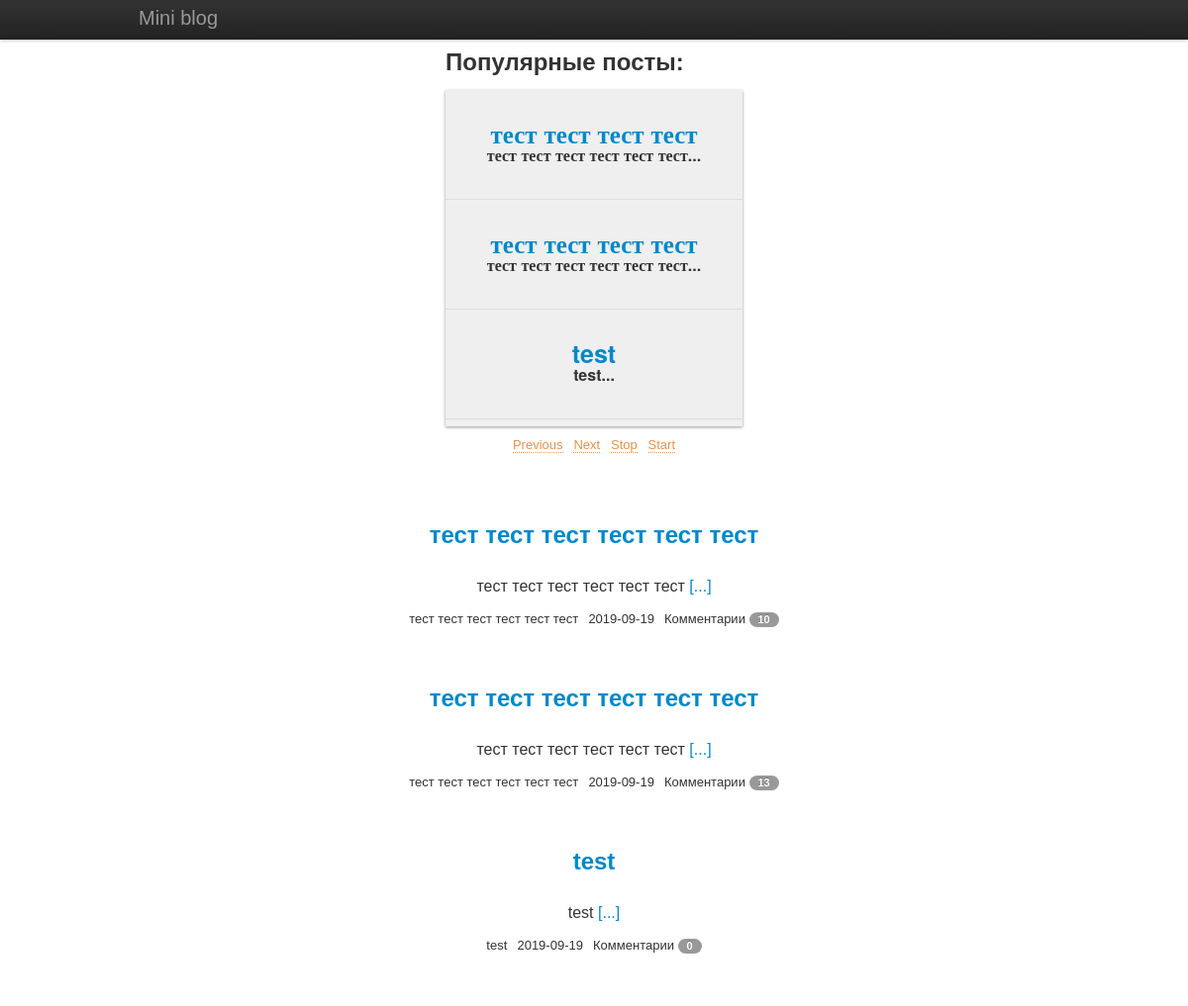
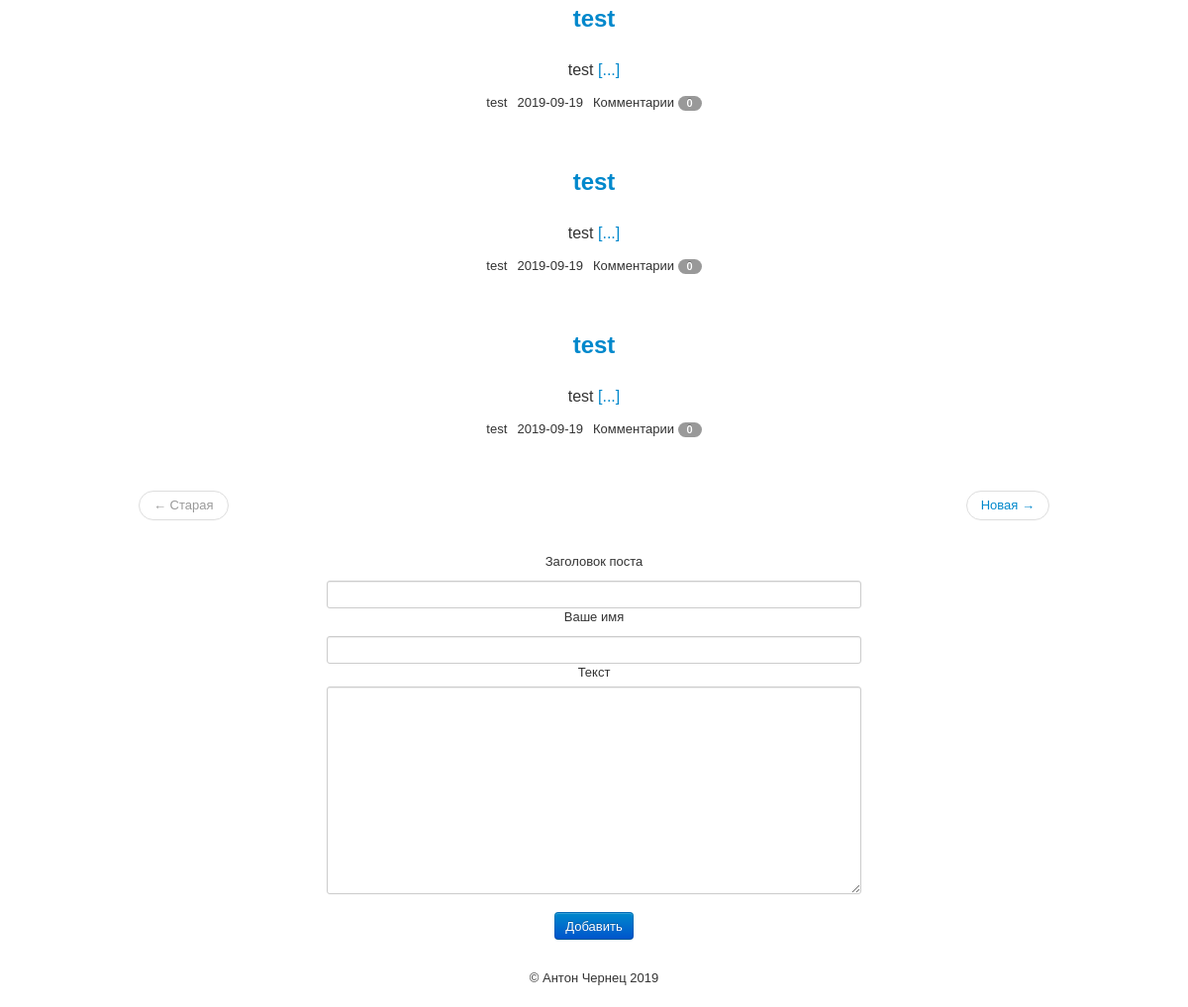
The page / on the database its author committed (2 pictures, top to bottom).
### tables this page shows
CREATE TABLE `publications` (
  `id` int(11) NOT NULL,
  `author` varchar(50) NOT NULL,
  `ctime` int(11) NOT NULL,
  `title` varchar(80) NOT NULL,
  `post` text NOT NULL,
  `commentsCount` int(11) NOT NULL
);

### engine/view/Base.php (called while the page is built, shortened)
<?php
class Base
{
    public $basePath;
    public function __construct($path)
    {
        $this->basePath = $path;
    }
    public function render($path, $params = [])
    {
        extract($params);
        require_once $this->basePath.'/public/views/'.$path.'.php';
    }
}

### controllers/defaultController.php (called while the page is built, shortened)
<?php
class defaultController extends Base
{
    public function indexAction()
    {
        $this->view->render('index', [
            'publications' => Publication::findPublications(),
            'popular' => Publication::findPopularByCommented(),
        ]);
    }
}

### index.php (called while the page is built, shortened)
<?php
require(__DIR__ . '/bootstrap.php');
$application = new App(__DIR__);
exit($application->run());

### components/MysqliConnector.php (called while the page is built, shortened)
<?php
class MysqliConnector
{
    protected $db;
    private $_sql;
    public function __construct($host, $user, $password, $db_name, $port = 3306)
    {
        $this->host = $host;
        $this->user = $user;
        $this->password = $password;
        $this->db_name = $db_name;
        $this->port = $port;
        $this->db = new \mysqli($this->host, $this->user, $this->password, $this->db_name, $this->port);
    }
    public function setSql($str)
    {
        $this->_sql = $str;
        return $this;
    }
    public function all()
    {
        $result = $this->db->query($this->_sql);
        return $result->fetch_all();
    }
}

### models/Publication.php (called while the page is built, shortened)
<?php
class Publication
{
    public static function findPublications()
    {
        $app = App::getInstance();
        return $app->db->setSql("SELECT * FROM publications ORDER BY ctime DESC")
            ->all();
    }
}

### bootstrap.php (called while the page is built, shortened)
<?php
function autoload($className)
{
    $className = ltrim($className, '\\');
    $fileName  = '';
    if ($lastNsPos = strrpos($className, '\\')) {
        $namespace = substr($className, 0, $lastNsPos);
        $className = substr($className, $lastNsPos + 1);
        $fileName  = str_replace('\\', DIRECTORY_SEPARATOR, $namespace) . DIRECTORY_SEPARATOR;
    }
    $fileName .= str_replace('_', DIRECTORY_SEPARATOR, $className) . '.php';
    $path = __DIR__ . DIRECTORY_SEPARATOR . $fileName;
}

### helpers/DateTimeHelper.php (called while the page is built, shortened)
<?php
class DateTimeHelper
{
    public static function getDate($timestamp){
        return date('Y-m-d', $timestamp);
    }
}

### models/Comment.php (called while the page is built, shortened)
<?php
class Comment
{
    public static function findComments($publication_id)
    {
        $app = App::getInstance();
        return $app->db->setSql("SELECT * FROM comments WHERE postid = ".$publication_id." ORDER BY id DESC")
            ->all();
    }
    public static function countComments($publication_id)
    {
        return count(self::findComments($publication_id));
    }
}

### public/views/index.php (the view, shortened to what this page needs)
<?php include("template/parts/header.php") ?>
<div class="container">
    <?php include ("template/parts/popular.php") ?>
    <div class="container-fluid">
        <div class="container-weight">
            <div class="all_post">
                <? foreach ($publications as $item): ?>
                    <h2><a href="/blog/publication/<?=$item[0]?>"><?=$item[3]?></a></h2>
                    <div class="post"><?=mb_substr($item[4], 0, 100).''?><a href="/blog/publication/<?=$item[0]?>"> [...]</a></div>
                    <span class="name"><?=$item[1]?></span>
                    <span class="date"><?='&ensp;'.\helpers\DateTimeHelper::getDate($item[2])?></span>
                    <span class="comments">&ensp;Комментарии <span class="badge"><?= \models\Comment::countComments($item[0]) ?></span></span>
                    <p>&nbsp;</p>
                <? endforeach ?>
            </div>
        </div>
    </div>
    <div class="container-fluid">
        <div class="container-weight">
            <ul class="pager">
                <li class="previous disabled"><a href="#">&larr; Старая</a></li>
                <li class="next"><a href="#">Новая &rarr;</a></li>
            </ul>
        </div>
    </div>
    <div class="container-fluid">
        <div class="container-weight">
            <div class="form_post">
                <form class="form-horizontal" name="forma" action="/blog/addPublication" method="post">
                    <label>Заголовок поста</label>
                    <input  type="text" class="input-xxlarge" name="title" value="<?=@$this->post['title']?>"  required/>
                    <label>Ваше имя</label>
                    <input type="text" class="input-xxlarge" name="name" value="<?=@$this->post['author']?>" required/>
                    <label>Текст</label>
                    <textarea name="post" class="input-xxlarge" required><?=@$this->post['post']?></textarea>
                    <br>
                    <br>
                    <button class="btn btn-primary" name="submit" type="submit">Добавить</button>
                </form>
            </div>
        </div>
    </div>
</div>
<?php include("template/parts/footer.php") ?>

### public/views/template/parts/popular.php
<div id="wrapper">
    <h2>Популярные посты:</h2>
    <ul id="vertical-ticker">
        <? foreach ($popular as $item): ?>
            <li>
                <a href="/blog/publication/<?=$item[0]?>"><?=mb_substr($item[3], 0, 20)?></a>
                <br>
                <span class="post"><?=mb_substr($item[4], 0, 50)."..."?></span>
            </li>
        <? endforeach ?>
    </ul>
    <p><a href="#" id="ticker-previous">Previous</a> / <a href="#" id="ticker-next">Next</a> / <a id="stop" href="#">Stop</a> / <a id="start" href="#">Start</a></p>
</div>

### public/css/main.css (style rules this page uses)
html, body { height: 100%; }
h2 { margin: 15px 0 10px 0; }
.container-weight { max-width: 920px; margin: 0 auto 0 auto; padding: 0; }
form.form-horizontal { margin: 15px 0 15px 0; }
textarea.input-xxlarge { height: 200px; }
form input { margin: 5px 0 5px 0; }
div.all_post, div.one_post, div.form_post { text-align: center; margin-bottom: 15px; }
div.post { clear:both; max-width: 620px; font-size:16px; margin-right: auto; margin-left: auto; padding: 15px 0 15px 0; }
span.date { margin-bottom: 15px; }

### rows shown on the page
publications: title "тест тест тест тест", post "тест тест тест тест тест тест", title "тест тест тест тест тест тест", author "тест тест тест тест тест тест", ctime "2019-09-19", item "13"
publications: title "тест тест тест тест", post "тест тест тест тест тест тест", title "тест тест тест тест тест тест", author "тест тест тест тест тест тест", ctime "2019-09-19", item "10"
publications: title "test", post "test", author "test", ctime "2019-09-19", item "0"
publications: title "test", post "test", author "test", ctime "2019-09-19", item "0"
publications: title "test", post "test", author "test", ctime "2019-09-19", item "0"
publications: title "test", post "test", author "test", ctime "2019-09-19", item "0"
